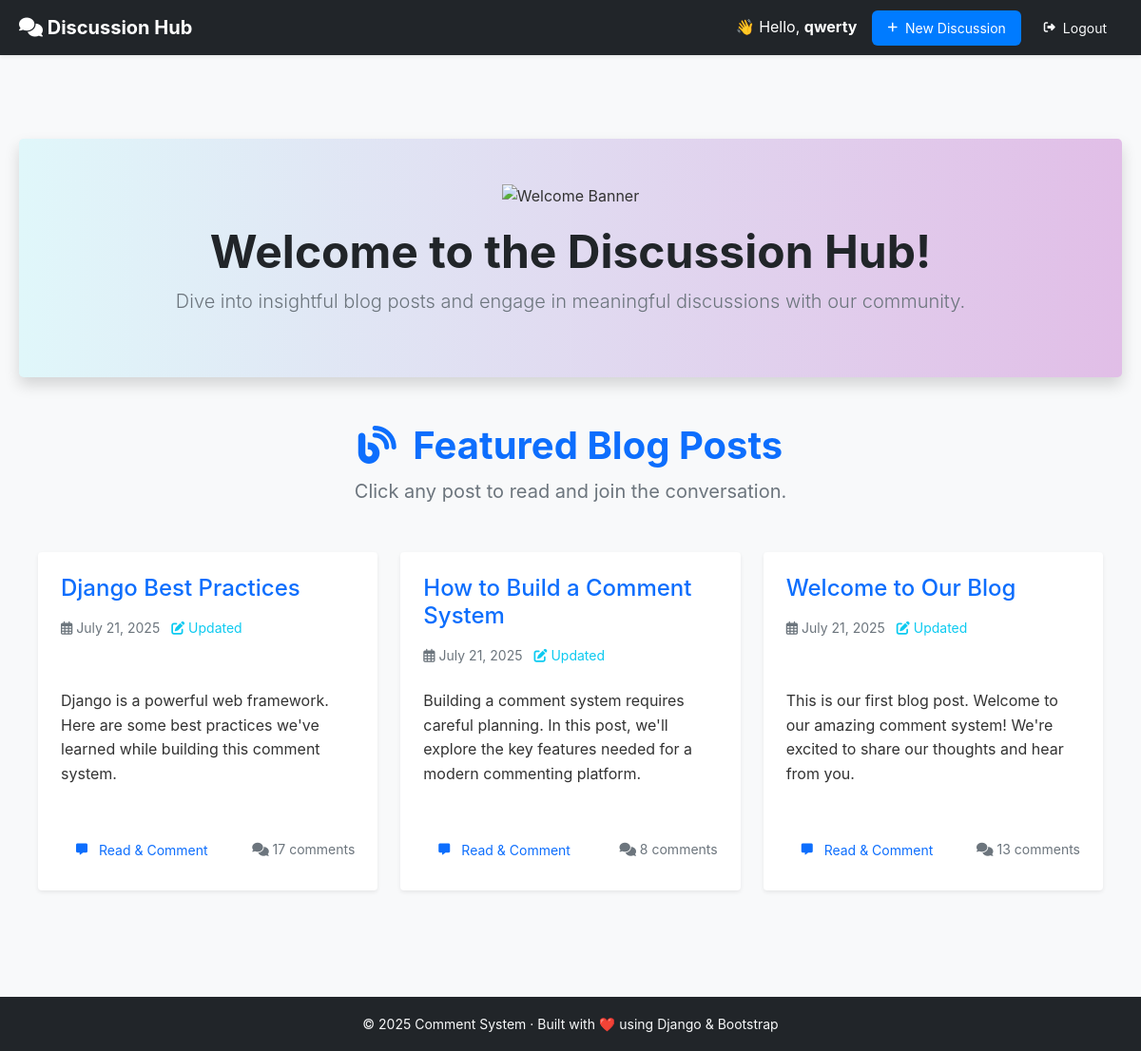
Screenshot of / (signed in) with the database file from the repository.
### comments/models.py (models this page shows, shortened)
class Page(models.Model):
    title = models.CharField(max_length=200)
    content = models.TextField()
    created_at = models.DateTimeField(auto_now_add=True)
    updated_at = models.DateTimeField(auto_now=True)
    class Meta:
        ordering = ['-created_at']

### comments/views.py (the view)
# urls.py: path('', views.homepage, name='homepage'),
def homepage(request):
    pages = Page.objects.all().order_by('-created_at')
    pages = pages.annotate(
        comment_count=Count('comments', filter=Q(comments__is_deleted=False))
    )
    return render(request, 'comments/homepage.html', {'pages': pages})

### comments/templates/comments/homepage.html (shortened to what this page needs)
{% extends 'comments/base.html' %}
{% load static %}
{% block content %}
<div class="text-center my-5 py-5 bg-light shadow rounded-3" style="background: linear-gradient(to right, #e0f7fa, #e1bee7);">
    <img src="{% static 'images/homepage_banner.png' %}"
         alt="Welcome Banner"
         class="img-fluid mb-3" style="max-width: 180px;">
    <h1 class="display-5 fw-bold text-dark">Welcome to the Discussion Hub!</h1>
    <p class="lead text-secondary px-3">Dive into insightful blog posts and engage in meaningful discussions with our community.</p>
</div>
<div class="container homepage my-5">
    <header class="text-center mb-5">
        <h2 class="fw-bold text-primary">
            <i class="fas fa-blog me-2"></i> Featured Blog Posts
        </h2>
        <p class="text-muted fs-5">Click any post to read and join the conversation.</p>
    </header>
    <div class="row g-4">
        {% if pages %}
            {% for page in pages %}
                <div class="col-md-6 col-lg-4">
                    <div class="card h-100 shadow-sm border-0 rounded-4 position-relative hover-shadow transition-all">
                        <div class="card-body d-flex flex-column p-4">
                            <h4 class="card-title mb-3 text-dark">
                                <a href="{% url 'comments:page_detail' page.id %}" class="text-decoration-none stretched-link text-primary fw-semibold">
                                    {{ page.title }}
                                </a>
                            </h4>
                            <div class="text-muted small mb-2">
                                <i class="far fa-calendar-alt me-1"></i>{{ page.created_at|date:"F d, Y" }}
                                {% if page.updated_at != page.created_at %}
                                    <span class="ms-2 text-info">
                                        <i class="fas fa-edit"></i> Updated
                                    </span>
                                {% endif %}
                            </div>
                            <p class="card-text text-muted flex-grow-1">
                                {{ page.content|truncatewords:25|linebreaks }}
                            </p>
                            <div class="d-flex justify-content-between align-items-center mt-3">
                                <a href="{% url 'comments:page_detail' page.id %}" class="btn btn-outline-primary btn-sm rounded-pill">
                                    <i class="fas fa-comment-alt me-1"></i> Read & Comment
                                </a>
                                <span class="text-muted small">
                                    <i class="fas fa-comments"></i>
                                    {{ page.comments.count }} comment{{ page.comments.count|pluralize }}
                                </span>
                            </div>
                        </div>
                    </div>
                </div>
            {% endfor %}
        {% else %}
            <div class="text-center py-5">
                <i class="fas fa-file-alt fa-3x text-muted mb-3"></i>
                <h4 class="text-dark">No blog posts yet</h4>
                <p class="text-secondary">Check back soon for more discussions!</p>
            </div>
        {% endif %}
    </div>
</div>
{% endblock %}

### comments/templates/comments/base.html (shortened to what this page needs)
{% load static %}
<!DOCTYPE html>
<html lang="en">
<head>
    <link href="https://cdn.jsdelivr.net/npm/bootstrap@5.1.3/dist/css/bootstrap.min.css" rel="stylesheet">
    <link rel="stylesheet" href="https://cdnjs.cloudflare.com/ajax/libs/font-awesome/6.5.0/css/all.min.css" />
    <link rel="stylesheet" href="{% static 'comments/style.css' %}">
</head>
<body style="background-color: #f8f9fa;">
    <nav class="navbar navbar-expand-lg navbar-dark bg-dark shadow-sm sticky-top">
        <div class="container">
            <a class="navbar-brand fw-bold" href="{% url 'comments:homepage' %}">
                <i class="fas fa-comments"></i> Discussion Hub
            </a>
            <div class="ms-auto d-flex align-items-center">
                {% if user.is_authenticated %}
                    <span class="navbar-text text-white me-3">
                        👋 Hello, <strong>{{ user.username }}</strong>
                    </span>
                    <a href="{% url 'comments:create_discussion' %}" class="btn btn-primary me-2">
                        <i class="fas fa-plus"></i> New Discussion
                    </a>
                    <form method="POST" action="{% url 'logout' %}" class="d-inline">
                        <button type="submit" class="btn btn-sm btn-outline-light">
                            <i class="fas fa-sign-out-alt"></i> Logout
                        </button>
                    </form>
                {% endif %}
            </div>
        </div>
    </nav>
    <main class="container py-3">
        {% block content %}
        {% endblock %}
    </main>
    <footer class="bg-dark text-light text-center py-3 mt-5 shadow-sm">
        <div class="container">
            <small>&copy; 2025 Comment System · Built with ❤️ using Django & Bootstrap</small>
        </div>
    </footer>
</body>
</html>

### comments/static/comments/style.css (style rules this page uses)
* { margin: 0; padding: 0; box-sizing: border-box; }
body { font-family: -apple-system, BlinkMacSystemFont, 'Segoe UI', Roboto, Oxygen, Ubuntu, Cantarell, sans-serif; line-height: 1.6; color: #333; background-color: #f5f7fa; }
.container { max-width: 1200px; margin: 0 auto; padding: 0 20px; }
.homepage h2 { color: #1a1a1a; font-size: 2.5rem; margin-bottom: 0.5rem; }
.btn { padding: 0.5rem 1rem; border: none; border-radius: 6px; font-size: 0.875rem; cursor: pointer; transition: all 0.2s ease; display: inline-flex; align-items: center; gap: 0.5rem; text-decoration: none; }
.btn-primary { background: #007bff; color: white; }
.btn i { font-size: 0.75rem; }

### comments/templates/comments/homepage.html (style rules this page uses)
.transition-all { transition: all 0.3s ease-in-out; }

### rows the page displays
Page: title "Django Best Practices", created_at "July 21, 2025", shows "Updated", content "Django is a powerful web framework. Here are some best practices we've learned while building this comment system.", comments.count "17"
Page: title "How to Build a Comment System", created_at "July 21, 2025", shows "Updated", content "Building a comment system requires careful planning. In this post, we'll explore the key features needed for a modern commenting platform.", comments.count "8"
Page: title "Welcome to Our Blog", created_at "July 21, 2025", shows "Updated", content "This is our first blog post. Welcome to our amazing comment system! We're excited to share our thoughts and hear from you.", comments.count "13"

### other values shown
{{ user.username }} "qwerty"
